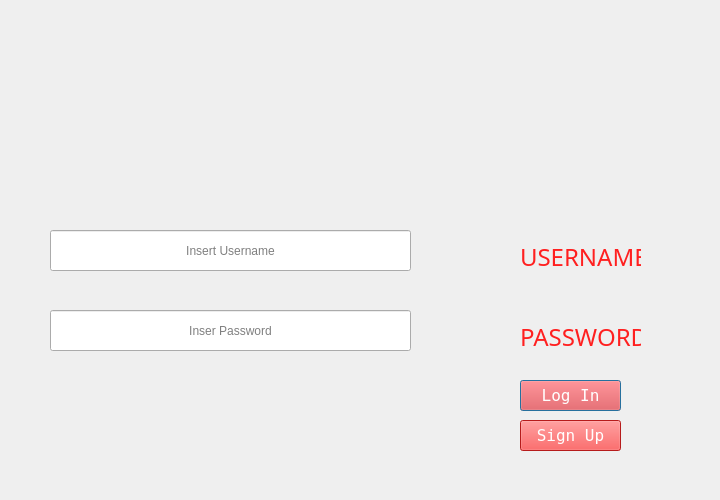
<?xml version="1.0" encoding="UTF-8"?>
<ui version="4.0">
 <class>Dialog</class>
 <widget class="QDialog" name="Dialog">
  <property name="geometry">
   <rect>
    <x>0</x>
    <y>0</y>
    <width>720</width>
    <height>500</height>
   </rect>
  </property>
  <property name="sizePolicy">
   <sizepolicy hsizetype="Fixed" vsizetype="Fixed">
    <horstretch>0</horstretch>
    <verstretch>0</verstretch>
   </sizepolicy>
  </property>
  <property name="minimumSize">
   <size>
    <width>720</width>
    <height>500</height>
   </size>
  </property>
  <property name="maximumSize">
   <size>
    <width>720</width>
    <height>500</height>
   </size>
  </property>
  <property name="windowTitle">
   <string>Dialog</string>
  </property>
  <widget class="QLabel" name="background">
   <property name="geometry">
    <rect>
     <x>0</x>
     <y>0</y>
     <width>720</width>
     <height>500</height>
    </rect>
   </property>
   <property name="sizePolicy">
    <sizepolicy hsizetype="Fixed" vsizetype="Fixed">
     <horstretch>0</horstretch>
     <verstretch>0</verstretch>
    </sizepolicy>
   </property>
   <property name="minimumSize">
    <size>
     <width>720</width>
     <height>500</height>
    </size>
   </property>
   <property name="maximumSize">
    <size>
     <width>720</width>
     <height>500</height>
    </size>
   </property>
   <property name="text">
    <string>&lt;html&gt;&lt;head/&gt;&lt;body&gt;&lt;p&gt;&lt;img src=&quot;:/login prefix/login.jpg&quot;/&gt;&lt;/p&gt;&lt;/body&gt;&lt;/html&gt;</string>
   </property>
  </widget>
  <widget class="QLineEdit" name="usernameInput">
   <property name="geometry">
    <rect>
     <x>50</x>
     <y>230</y>
     <width>361</width>
     <height>41</height>
    </rect>
   </property>
   <property name="styleSheet">
    <string notr="true"/>
   </property>
   <property name="alignment">
    <set>Qt::AlignCenter</set>
   </property>
   <property name="placeholderText">
    <string>Insert Username</string>
   </property>
  </widget>
  <widget class="QLineEdit" name="passwordInput">
   <property name="geometry">
    <rect>
     <x>50</x>
     <y>310</y>
     <width>361</width>
     <height>41</height>
    </rect>
   </property>
   <property name="alignment">
    <set>Qt::AlignCenter</set>
   </property>
   <property name="placeholderText">
    <string>Inser Password</string>
   </property>
  </widget>
  <widget class="QLabel" name="usernameLabel">
   <property name="geometry">
    <rect>
     <x>520</x>
     <y>240</y>
     <width>121</width>
     <height>31</height>
    </rect>
   </property>
   <property name="font">
    <font>
     <family>Big Space</family>
     <pointsize>12</pointsize>
    </font>
   </property>
   <property name="text">
    <string>&lt;html&gt;&lt;head/&gt;&lt;body&gt;&lt;p align=&quot;center&quot;&gt;&lt;span style=&quot; font-size:18pt; color:#ff2020;&quot;&gt;USERNAME&lt;/span&gt;&lt;/p&gt;&lt;/body&gt;&lt;/html&gt;</string>
   </property>
  </widget>
  <widget class="QLabel" name="passwordLabel">
   <property name="geometry">
    <rect>
     <x>520</x>
     <y>320</y>
     <width>121</width>
     <height>31</height>
    </rect>
   </property>
   <property name="font">
    <font>
     <family>Big Space</family>
     <pointsize>12</pointsize>
    </font>
   </property>
   <property name="text">
    <string>&lt;html&gt;&lt;head/&gt;&lt;body&gt;&lt;p align=&quot;center&quot;&gt;&lt;span style=&quot; font-size:18pt; color:#ff2020;&quot;&gt;PASSWORD&lt;/span&gt;&lt;/p&gt;&lt;/body&gt;&lt;/html&gt;</string>
   </property>
  </widget>
  <widget class="QPushButton" name="loginButton">
   <property name="geometry">
    <rect>
     <x>520</x>
     <y>380</y>
     <width>101</width>
     <height>31</height>
    </rect>
   </property>
   <property name="font">
    <font>
     <family>Fixedsys</family>
     <pointsize>12</pointsize>
    </font>
   </property>
   <property name="styleSheet">
    <string notr="true">QPushButton {background-color: rgb(255, 38, 38);
						color:rgb(255,255,255);					
}
QPushButton:hover {background-color: rgb(218, 167, 0);
}</string>
   </property>
   <property name="text">
    <string>Log In</string>
   </property>
  </widget>
  <widget class="QPushButton" name="signUpButton">
   <property name="geometry">
    <rect>
     <x>520</x>
     <y>420</y>
     <width>101</width>
     <height>31</height>
    </rect>
   </property>
   <property name="font">
    <font>
     <family>Fixedsys</family>
     <pointsize>12</pointsize>
    </font>
   </property>
   <property name="styleSheet">
    <string notr="true">QPushButton {background-color: rgb(255, 38, 38);
						color:rgb(255,255,255);					
}
QPushButton:hover {background-color: rgb(218, 167, 0);
}</string>
   </property>
   <property name="text">
    <string>Sign Up</string>
   </property>
  </widget>
 </widget>
 <resources>
  <include location="login_source.qrc"/>
 </resources>
 <connections/>
</ui>
